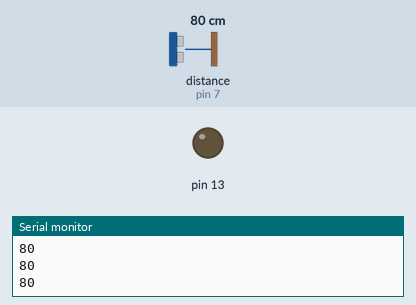
Recording of a sketch running on a simulated Arduino Uno, built with avr-gcc and run on an emulated ATmega328P. Shown: output pins drawn as LEDs (lit = HIGH), the last lines printed to the serial monitor. Wiring (inferred from the names in the program): ultrasonic range finder: trigger pin 8; echo pin 7. Dashed ring = blinking. The inputs (shaded band) are chosen by the test bench; at power-on: distance to the obstacle (sensor on pin 7) 80 cm. The echo pulse lasts 58.3 µs per cm; pins used as bus, display or sensor lines are not drawn.

Above: at 1.2 s.
1.3 s: distance to the obstacle (sensor on pin 7) set to 34 cm
2.8 s: distance to the obstacle (sensor on pin 7) set to 28 cm
At 3.07 s:
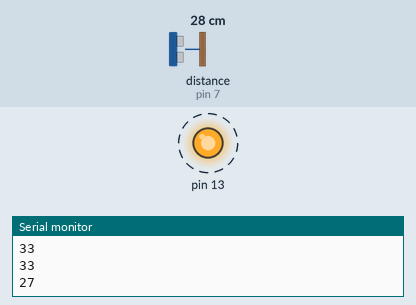
5.8 s: distance to the obstacle (sensor on pin 7) set to 35 cm
At 6.9 s:
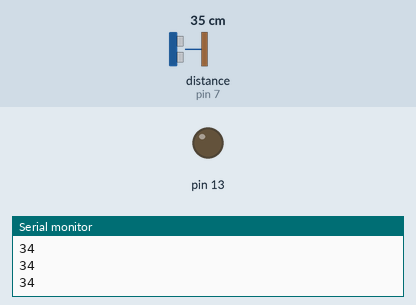
7.3 s: distance to the obstacle (sensor on pin 7) set to 4 cm
At 11.18 s:
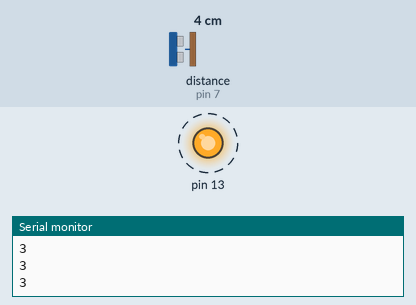
Timing chart, 0 to 11.3 s (numbered marks = the images above; inputs shaded):
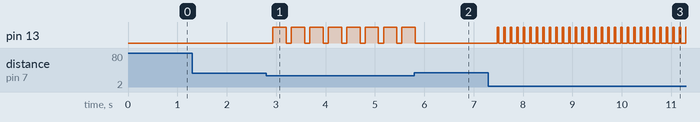

The sketch:

Distancia_con_parpadeo_de_led.ino
```cpp
const int trig = 8;
const int echo = 7;
int tiempo;
int distancia;
void setup() {
  // put your setup code here, to run once:
  pinMode(trig, OUTPUT);
  pinMode(echo, INPUT);
  pinMode(13, OUTPUT);
  Serial.begin(9600);
}

void loop() {
  // put your main code here, to run repeatedly:
  digitalWrite(trig, HIGH);
  delay(1);
  digitalWrite(trig, LOW);
  tiempo = pulseIn(echo, HIGH);
  distancia = tiempo / 58;
  Serial.println(distancia);
  delay(100);
  if (distancia <= 30 && distancia >= 0) {
    digitalWrite(13, HIGH);
    delay(distancia * 10);
    digitalWrite(13, LOW);
  }
}
```

Measured:
- the behaviour switches between 32 and 31 cm on distance to the obstacle (sensor on pin 7) (found by bisection; images 0 and 1)
- after the input at 2.8 s, pin 13: alternates HIGH for 0.27 s and LOW for 0.10 s, starting after 0.14 s
- after the input at 5.8 s, pin 13: goes on until 5.8 s, then stays LOW
- after the input at 7.3 s, pin 13: alternates HIGH for 0.03 s and LOW for 0.10 s, starting after 0.17 s
